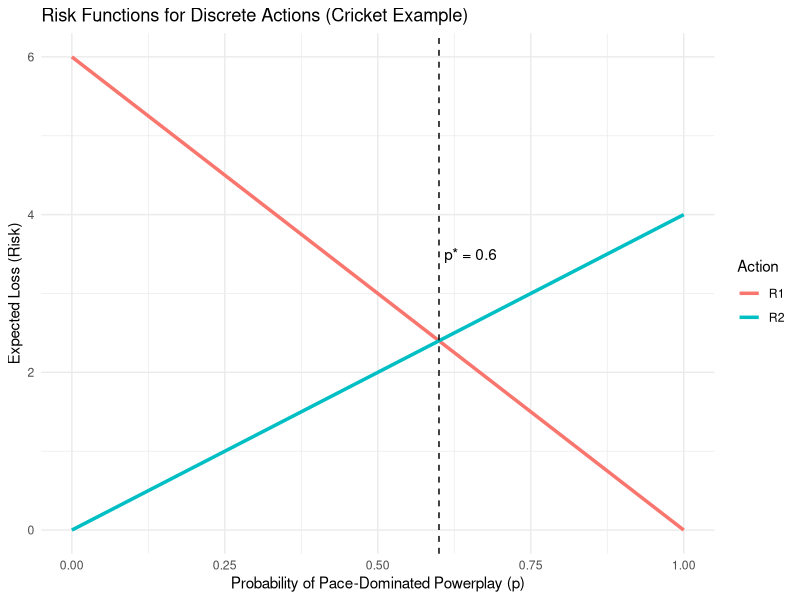

This chart was generated by the following R code:
## ---- chunk 1
library(tidyverse)
p <- seq(0, 1, by = 0.01)
R1 <- 6 * (1 - p)
R2 <- 4 * p

data.frame(p, R1, R2) %>%
  pivot_longer(cols = c(R1, R2), names_to = "Action", values_to = "Risk") %>%
  ggplot(aes(p, Risk, color = Action)) +
  geom_line(size = 1.2) +
  geom_vline(xintercept = 0.6, linetype = "dashed") +
  annotate("text", x = 0.6, y = 3.5, label = "p* = 0.6", hjust = -0.1) +
  theme_minimal() +
  labs(title = "Risk Functions for Discrete Actions (Cricket Example)",
       x = "Probability of Pace-Dominated Powerplay (p)",
       y = "Expected Loss (Risk)")
